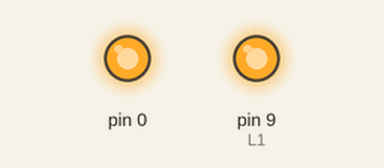
Recording of a sketch running on a simulated Arduino Uno, built with avr-gcc and run on an emulated ATmega328P. On the bench: output pins drawn as LEDs (lit = HIGH). Pins used as bus, display or sensor lines are not drawn.

Above: at 0.05 s.
Timing chart, 0 to 3.0 s (numbered marks = the images above):
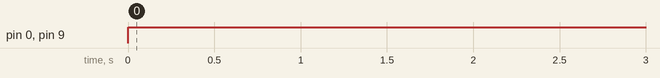

The sketch:

sketch_dec07a.ino
```cpp
#define R1 8
#define R2 10
#define pwmR_pin 5                //Right Motor=M4
uint8_t PWM_Right;

#define L1 9
#define L2 4
#define pwmL_pin 3            //Left Motor=M2
uint8_t PWM_Left;

void setup() {
  // put your setup code here, to run once:
pinMode(R1,OUTPUT);
pinMode(R2,OUTPUT);
pinMode(L1,OUTPUT);
pinMode(L2,OUTPUT);
pinMode(PWM_Right,OUTPUT);
pinMode(PWM_Left,OUTPUT);
}

void loop() {
  // put your main code here, to run repeatedly:
digitalWrite(R1,HIGH);
digitalWrite(L1,HIGH);
digitalWrite(R2,LOW);
digitalWrite(L2,LOW);
analogWrite(PWM_Right,255);
analogWrite(PWM_Left,255);
delay(500);
digitalWrite(R2,HIGH);
digitalWrite(L2,HIGH);
digitalWrite(R1,LOW);
digitalWrite(L1,LOW);

}
```

Measured:
- by itself, pin 0, pin 9 (L1): LOW → HIGH at 0.00 s
